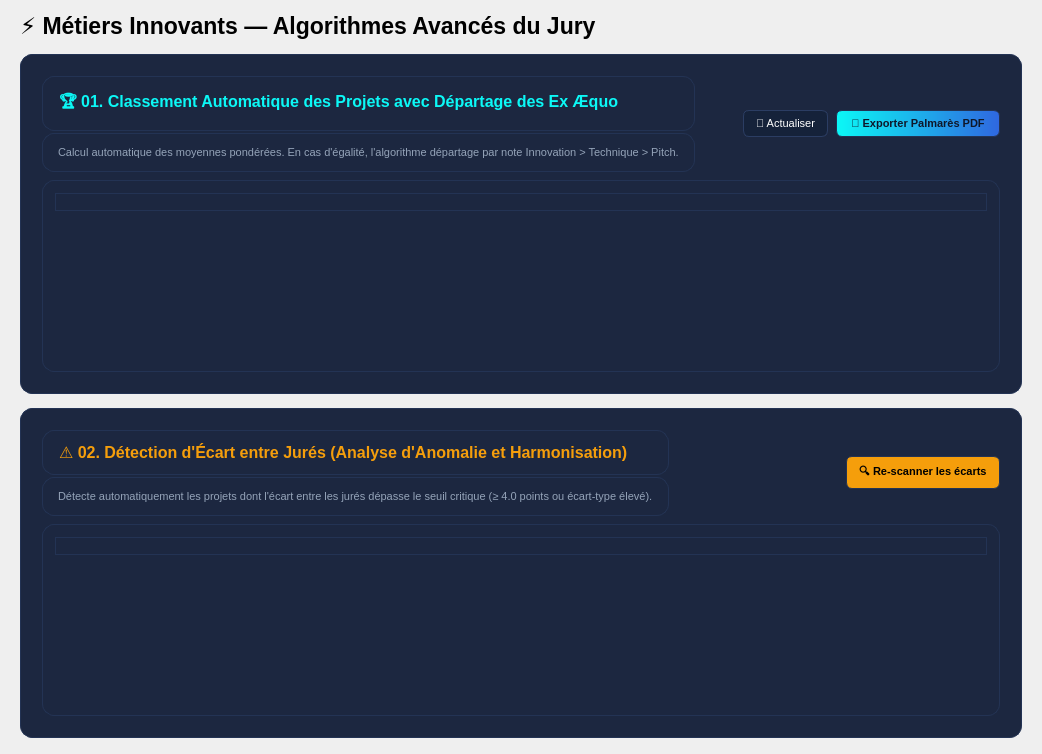
         <widget class="QWidget" name="pageInnovant">
          <layout class="QVBoxLayout" name="innovantVLayout">
           <property name="leftMargin">
            <number>20</number>
           </property>
           <property name="topMargin">
            <number>12</number>
           </property>
           <property name="rightMargin">
            <number>20</number>
           </property>
           <property name="bottomMargin">
            <number>16</number>
           </property>
           <property name="spacing">
            <number>14</number>
           </property>
           <item>
            <widget class="QLabel" name="lblTitrePageInnovant">
             <property name="font">
              <font>
               <pointsize>17</pointsize>
               <weight>75</weight>
               <bold>true</bold>
              </font>
             </property>
             <property name="text">
              <string>⚡ Métiers Innovants — Algorithmes Avancés du Jury</string>
             </property>
            </widget>
           </item>
           <item>
            <widget class="QFrame" name="cardClassementInnovant">
             <property name="styleSheet">
              <string notr="true">
background-color: #1C2740; border: 1px solid #233354; border-radius: 12px; padding: 12px;
              </string>
             </property>
             <layout class="QVBoxLayout" name="classementVLayout">
              <property name="spacing">
               <number>8</number>
              </property>
              <item>
               <layout class="QHBoxLayout" name="classementHeaderHLayout">
                <item>
                 <layout class="QVBoxLayout" name="classTitreSubVLayout">
                  <property name="spacing">
                   <number>2</number>
                  </property>
                  <item>
                   <widget class="QLabel" name="lblTitreClassement">
                    <property name="font">
                     <font>
                      <pointsize>12</pointsize>
                      <weight>75</weight>
                      <bold>true</bold>
                     </font>
                    </property>
                    <property name="styleSheet">
                     <string notr="true">color: #0BF8F6;</string>
                    </property>
                    <property name="text">
                     <string>🏆 01. Classement Automatique des Projets avec Départage des Ex Æquo</string>
                    </property>
                   </widget>
                  </item>
                  <item>
                   <widget class="QLabel" name="lblSubClassement">
                    <property name="styleSheet">
                     <string notr="true">color: #94A3B8; font-size: 11px;</string>
                    </property>
                    <property name="text">
                     <string>Calcul automatique des moyennes pondérées. En cas d'égalité, l'algorithme départage par note Innovation &gt; Technique &gt; Pitch.</string>
                    </property>
                   </widget>
                  </item>
                 </layout>
                </item>
                <item>
                 <spacer name="classSpacer">
                  <property name="orientation">
                   <enum>Qt::Horizontal</enum>
                  </property>
                  <property name="sizeHint" stdset="0">
                   <size>
                    <width>40</width>
                    <height>20</height>
                   </size>
                  </property>
                 </spacer>
                </item>
                <item>
                 <widget class="QPushButton" name="btnActualiserClassement">
                  <property name="cursor">
                   <cursorShape>PointingHandCursor</cursorShape>
                  </property>
                  <property name="styleSheet">
                   <string notr="true">
background-color: #15223A; border: 1px solid #2B3D63; color: #FFFFFF; border-radius: 6px; padding: 6px 12px; font-size: 11px;
                   </string>
                  </property>
                  <property name="text">
                   <string>🔄 Actualiser</string>
                  </property>
                 </widget>
                </item>
                <item>
                 <widget class="QPushButton" name="btnExportClassementPDF">
                  <property name="cursor">
                   <cursorShape>PointingHandCursor</cursorShape>
                  </property>
                  <property name="styleSheet">
                   <string notr="true">
background: qlineargradient(spread:pad, x1:0, y1:0, x2:1, y2:0, stop:0 #0BF8F6, stop:1 #2F67E0);
color: #0E172A; font-weight: bold; border-radius: 6px; padding: 6px 14px; font-size: 11px;
                   </string>
                  </property>
                  <property name="text">
                   <string>📄 Exporter Palmarès PDF</string>
                  </property>
                 </widget>
                </item>
               </layout>
              </item>
              <item>
               <widget class="QTableWidget" name="tableClassement">
                <property name="selectionMode">
                 <enum>QAbstractItemView::SingleSelection</enum>
                </property>
                <property name="selectionBehavior">
                 <enum>QAbstractItemView::SelectRows</enum>
                </property>
                <property name="columnCount">
                 <number>8</number>
                </property>
                <column>
                 <property name="text">
                  <string>Rang</string>
                 </property>
                </column>
                <column>
                 <property name="text">
                  <string>Projet</string>
                 </property>
                </column>
                <column>
                 <property name="text">
                  <string>Équipe</string>
                 </property>
                </column>
                <column>
                 <property name="text">
                  <string>Note Moyenne</string>
                 </property>
                </column>
                <column>
                 <property name="text">
                  <string>Innovation</string>
                 </property>
                </column>
                <column>
                 <property name="text">
                  <string>Technique</string>
                 </property>
                </column>
                <column>
                 <property name="text">
                  <string>Présentation</string>
                 </property>
                </column>
                <column>
                 <property name="text">
                  <string>Mention / Départage</string>
                 </property>
                </column>
               </widget>
              </item>
             </layout>
            </widget>
           </item>
           <item>
            <widget class="QFrame" name="cardDivergenceInnovant">
             <property name="styleSheet">
              <string notr="true">
background-color: #1C2740; border: 1px solid #233354; border-radius: 12px; padding: 12px;
              </string>
             </property>
             <layout class="QVBoxLayout" name="divergenceVLayout">
              <property name="spacing">
               <number>8</number>
              </property>
              <item>
               <layout class="QHBoxLayout" name="divHeaderHLayout">
                <item>
                 <layout class="QVBoxLayout" name="divTitreVLayout">
                  <property name="spacing">
                   <number>2</number>
                  </property>
                  <item>
                   <widget class="QLabel" name="lblTitreDivergence">
                    <property name="font">
                     <font>
                      <pointsize>12</pointsize>
                      <weight>75</weight>
                      <bold>true</bold>
                     </font>
                    </property>
                    <property name="styleSheet">
                     <string notr="true">color: #F59E0B;</string>
                    </property>
                    <property name="text">
                     <string>⚠️ 02. Détection d'Écart entre Jurés (Analyse d'Anomalie et Harmonisation)</string>
                    </property>
                   </widget>
                  </item>
                  <item>
                   <widget class="QLabel" name="lblSubDivergence">
                    <property name="styleSheet">
                     <string notr="true">color: #94A3B8; font-size: 11px;</string>
                    </property>
                    <property name="text">
                     <string>Détecte automatiquement les projets dont l'écart entre les jurés dépasse le seuil critique (≥ 4.0 points ou écart-type élevé).</string>
                    </property>
                   </widget>
                  </item>
                 </layout>
                </item>
                <item>
                 <spacer name="divSpacer">
                  <property name="orientation">
                   <enum>Qt::Horizontal</enum>
                  </property>
                  <property name="sizeHint" stdset="0">
                   <size>
                    <width>40</width>
                    <height>20</height>
                   </size>
                  </property>
                 </spacer>
                </item>
                <item>
                 <widget class="QPushButton" name="btnAnalyserDivergences">
                  <property name="cursor">
                   <cursorShape>PointingHandCursor</cursorShape>
                  </property>
                  <property name="styleSheet">
                   <string notr="true">
background: #F59E0B; color: #000000; font-weight: bold; border-radius: 6px; padding: 6px 12px; font-size: 11px;
                   </string>
                  </property>
                  <property name="text">
                   <string>🔍 Re-scanner les écarts</string>
                  </property>
                 </widget>
                </item>
               </layout>
              </item>
              <item>
               <widget class="QTableWidget" name="tableDivergences">
                <property name="selectionMode">
                 <enum>QAbstractItemView::SingleSelection</enum>
                </property>
                <property name="selectionBehavior">
                 <enum>QAbstractItemView::SelectRows</enum>
                </property>
                <property name="columnCount">
                 <number>7</number>
                </property>
                <column>
                 <property name="text">
                  <string>Statut Alerte</string>
                 </property>
                </column>
                <column>
                 <property name="text">
                  <string>Projet Concerné</string>
                 </property>
                </column>
                <column>
                 <property name="text">
                  <string>Équipe</string>
                 </property>
                </column>
                <column>
                 <property name="text">
                  <string>Note Min (Juré)</string>
                 </property>
                </column>
                <column>
                 <property name="text">
                  <string>Note Max (Juré)</string>
                 </property>
                </column>
                <column>
                 <property name="text">
                  <string>Écart Détecté</string>
                 </property>
                </column>
                <column>
                 <property name="text">
                  <string>Recommandation d'Harmonisation</string>
                 </property>
                </column>
               </widget>
              </item>
             </layout>
            </widget>
           </item>
          </layout>
         </widget>
